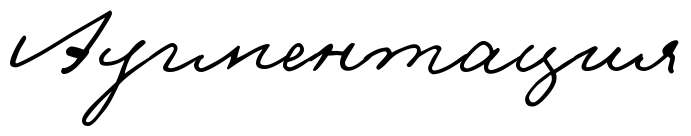
#> input picture img/augmentation.png, 691 x 136 px; the run also reads 4 pictures not shown here
$ jupyter execute preprocessing.ipynb
#> lines starting #> are read from the running program, lines starting #| are printed output that depends on the picture; after the words box and inside, x2 and y2 are one past the last pixel; in counts of white or black regions, pixels touching at a corner belong together
### src/utils/binarizer.py
import cv2
import numpy as np


class Binarizer:

    def __init__(self, block_size: int = 40, delta: int = 40) -> None:
#> called with block_size = 20, delta = 20
        self.block_size = block_size
#> self.block_size = 20
        self.delta = delta

    def binarize(self, img: np.ndarray) -> np.ndarray:
        img = self._adjust_gamma(img)
        mask = self._get_mask(img)
        image_in = cv2.cvtColor(img, cv2.COLOR_BGR2GRAY)
        image_out = self._combine_block_image_process(image_in, mask)
        image_out = cv2.cvtColor(image_out, cv2.COLOR_GRAY2RGB)
        return image_out

    def _adjust_gamma(self, image: np.ndarray, gamma: float = 1.2):
        # build a lookup table mapping the pixel values [0, 255] to
        # their adjusted gamma values
#> called with gamma = 1.2
        inv_gamma = 1.0 / gamma
        table = np.array([((i / 255.0) ** inv_gamma) * 255 for i in np.arange(0, 256)]).astype("uint8")

        # apply gamma correction using the lookup table
        return cv2.LUT(image, table)

    def _preprocess(self, image: np.ndarray) -> np.ndarray:
        image = cv2.medianBlur(image, 3)
        return 255 - image
#> returned value: shape (136, 691)

    def _postprocess(self, image: np.ndarray) -> np.ndarray:
        kernel = np.ones((3, 3), np.uint8)
        image = cv2.morphologyEx(image, cv2.MORPH_OPEN, kernel)
        return image

    def _get_block_index(self, image_shape, yx):
        y = np.arange(max(0, yx[0] - self.block_size), min(image_shape[0], yx[0] + self.block_size))
        x = np.arange(max(0, yx[1] - self.block_size), min(image_shape[1], yx[1] + self.block_size))
        return np.meshgrid(y, x)

    def _adaptive_median_threshold(self, img_in: np.ndarray) -> np.ndarray:
        med = np.median(img_in)
        img_out = np.zeros_like(img_in)
        img_out[img_in - med < self.delta] = 255
        kernel = np.ones((3, 3), np.uint8)
        img_out = 255 - cv2.dilate(255 - img_out, kernel, iterations=2)
        return img_out

    def _block_image_process(self, image: np.ndarray) -> np.ndarray:
        out_image = np.zeros_like(image)
        for row in range(0, image.shape[0], self.block_size):
            for col in range(0, image.shape[1], self.block_size):
                idx = (row, col)
                block_idx = self._get_block_index(image.shape, idx)
                out_image[tuple(block_idx)] = self._adaptive_median_threshold(image[tuple(block_idx)])
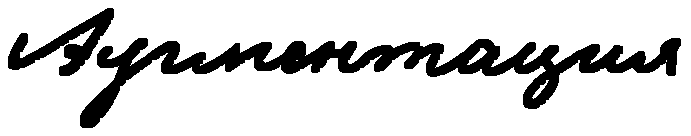
#> out_image: shape (136, 691); 83.2% white; 2 black regions, box (x1, y1, x2, y2) and area: (80, 38, 681, 128) 13307, (8, 8, 114, 76) 2462
        return out_image

    def _get_mask(self, img: np.ndarray) -> np.ndarray:
        image_in = cv2.cvtColor(img, cv2.COLOR_BGR2GRAY)
        image_in = self._preprocess(image_in)
        image_out = self._block_image_process(image_in)
        image_out = self._postprocess(image_out)
#> in _postprocess, `image = cv2.morphologyEx(image, cv2.MORPH_OPEN, kernel)`:
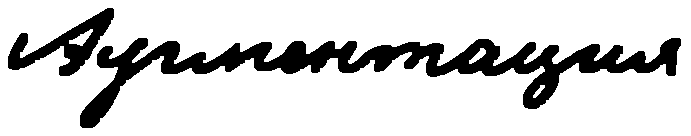
#> image: shape (136, 691); 83% white; 2 black regions, box (x1, y1, x2, y2) and area: (80, 38, 681, 128) 13459, (8, 8, 114, 76) 2477
        return image_out

    def _sigmoid(self, x: np.ndarray, orig: np.ndarray, rad: float) -> np.ndarray:
        k = np.exp((x - orig) * 5 / rad)
        return k / (k + 1.)

    def _combine_block(self, img_in: np.ndarray, mask: np.ndarray):
        # First, we pre-fill the masked region of img_out to white
        # (i.e. background). The mask is retrieved from previous section.
        img_out = np.zeros_like(img_in)
        img_out[mask == 255] = 255
        fig_in = img_in.astype(np.float32)

        # Then, we store the foreground (letters written with ink)
        # in the `idx` array. If there are none (i.e. just background),
        # we move on to the next block.
        idx = np.where(mask == 0)
        if idx[0].shape[0] == 0:
            img_out[idx] = img_in[idx]
            return img_out

        # We find the intensity range of our pixels in this local part
        # and clip the image block to that range, locally.
        lo = fig_in[idx].min()
        hi = fig_in[idx].max()
        v = fig_in[idx] - lo
        r = hi - lo

        # Now we use good old OTSU binarization to get a rough estimation
        # of foreground and background regions.
        img_in_idx = img_in[idx]
        ret3, th3 = cv2.threshold(img_in[idx], 0, 255, cv2.THRESH_BINARY + cv2.THRESH_OTSU)

        if np.alltrue(th3[:, 0] != 255):
            img_out[idx] = img_in[idx]
            return img_out

        # Then we normalize the stuffs and apply sigmoid to gradually
        # combine the stuffs.
        bound_value = np.min(img_in_idx[th3[:, 0] == 255])
        bound_value = (bound_value - lo) / (r + 1e-5)
        f = (v / (r + 1e-5))
        f = self._sigmoid(f, bound_value + 0.05, 0.2)

        # Finally, we re-normalize the result to the range [0..255]
        img_out[idx] = (255. * f).astype(np.uint8)
        return img_out

    def _combine_block_image_process(self, image, mask):
        out_image = np.zeros_like(image)

        for row in range(0, image.shape[0], self.block_size):
            for col in range(0, image.shape[1], self.block_size):
                block_idx = self._get_block_index(image.shape, (row, col))
                out_image[tuple(block_idx)] = self._combine_block(image[tuple(block_idx)], mask[tuple(block_idx)])
#> this loop made 7 passes
#> pass 1, in _combine_block (call 6), `fig_in = img_in.astype(np.float32)`:
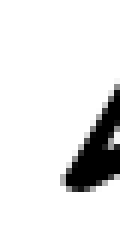
#> fig_in: shape (40, 20) float32 (shown 6 times larger); min 0, max 255, mean 229

        return out_image

### src/dataset/preprocessing/slant_correction.py
"""Refactored copy of https://github.com/sueiras/handwriting_recognition_thesis """
import numpy as np
import cv2


def slant_angle(img: np.ndarray, threshold_up: int = 100, threshold_down: int = 100) -> float:
    """
    Calculate slant angle for cursive text
        - Check the upper neighbors of pixels with left blank
        - Use after doing a contrast enhancement
        - Use after having corrected the slope of the line
    :param img: Grayscale image, background value 0 and black value 255
    :param threshold_up: threshold of gray to decide that something is black
    :param threshold_down: gray threshold to decide that something is white
    :return: slant angle in radians
    """
#> called with threshold_up = 100, threshold_down = 100
    angle = []
    C = 0
    L = 0
    R = 0
    for w in range(1, img.shape[1] - 1):
        for h in range(2, img.shape[0] - 1):
            if np.mean(img[h, w]) > threshold_up and np.mean(img[h, w - 1]) < threshold_down:
                if np.mean(img[h - 1, w - 1]) > threshold_up:  # if top left is black
                    L += 1
                    angle += [-45 * 1.25]
                elif np.mean(img[h - 1, w]) > threshold_up:  # if top center is black
                    C += 1
                    angle += [0]
                elif np.mean(img[h - 1, w + 1]) > threshold_up:  # if top right is black
                    R += 1
                    angle += [45 * 1.25]
    return np.arctan2((R - L), (L + C + R))


def correct_slant(img: np.ndarray, threshold: int = 100) -> np.ndarray:
    """
    Fix slant angle for cursive text.
    :param img: grayscale image, background value 255 and black value 0
    :param threshold: gray threshold to decide that something is white or black
    :return: fixed image
    """
    angle = slant_angle(img, threshold_up=threshold, threshold_down=threshold)
    img = 255 - img

    # Add blanks in laterals to compensate the shear transformation cut
    if angle > 0:
        img = np.concatenate([img, np.zeros([img.shape[0], int(img.shape[0] * angle), 3])], axis=1)
#> img: shape (136, 749, 3) float64
    else:
        img = np.concatenate([np.zeros([img.shape[0], int(img.shape[0] * (-angle)), 3]), img], axis=1)

    M = np.float32([[1, -angle, 0], [0, 1, 0]])
    img2 = cv2.warpAffine(img, M, (img.shape[1], img.shape[0]), flags=cv2.WARP_INVERSE_MAP | cv2.INTER_LINEAR)
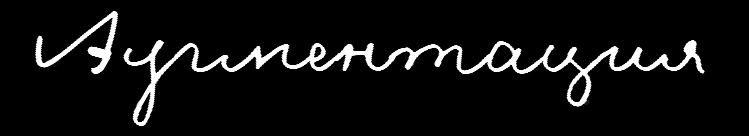
#> img2: shape (136, 749, 3) float64; min 0, max 255, mean 17.4

    return 255 - img2
#> returned value: shape (136, 749, 3) float64

### src/dataset/preprocessing/slope_correction.py
"""Refactored copy of https://github.com/sueiras/handwriting_recognition_thesis """
import math
from typing import Tuple

import numpy as np
from scipy import ndimage
from sklearn import linear_model


def detect_baseline(img: np.ndarray, threshold: int = 20) -> Tuple[int, float]:
    """
    Detect lower baseline of the text
    :param img: Grayscale image, background value 0 and black value 255
    :param threshold: threshold of gray to decide that something is black
    :return: y coordinate of a lower baseline and slope angle in radians
    """
#> called with threshold = 20

    low = []
    for w in range(1, img.shape[1] - 1):
        if np.max(img[:, w]) > threshold:
            for h in range(img.shape[0] - 5, 0, -1):
                if np.mean(img[h, w]) > threshold:
                    low += [[h, w]]
                    break
    points_lower = np.array(low)

    # Robust outliers regression
    x = points_lower[:, 1].reshape(points_lower.shape[0], 1)
    y = points_lower[:, 0].reshape(points_lower.shape[0], 1)
    model_ransac = linear_model.RANSACRegressor(linear_model.LinearRegression())
    model_ransac.fit(x, y)
    y0 = model_ransac.predict(x[0].reshape(1, -1))[0][0]
    y1 = model_ransac.predict(x[-1].reshape(1, -1))[0][0]
    y_mean = model_ransac.predict(np.array([img.shape[1] / 2]).reshape(1, -1))
    angle = np.arctan((y1 - y0) / (x[-1] - x[0])) * (180 / math.pi)

    return int(y_mean), angle[0]


def crop_borders(img: np.ndarray) -> np.ndarray:
    true_points = np.argwhere(img)
    if len(true_points) > 0:
        # take the smallest points and use them as the top left of the crop
        top_left = true_points.min(axis=0)
        # take the largest points and use them as the bottom right of the crop
        bottom_right = true_points.max(axis=0)
        img = img[top_left[0]:bottom_right[0] + 1, top_left[1]:bottom_right[1] + 1]
    return img


def rescale(img: np.ndarray, threshold: int = 20) -> np.ndarray:
#> called with threshold = 20
    img[img < 0] = 0
    img2 = np.array((img - np.min(img)) * (255. / (np.max(img) - np.min(img))), dtype=np.uint8)
    img2[img2 < threshold] = 0
#> img2: shape (142, 692, 3)
    return img2


def correct_line_inclination(img: np.ndarray) -> np.ndarray:
    """
    Fix slope angle for the line.
    :param img: grayscale image, background value 255 and black value 0
    :return: fixed image
    """
    img = 255 - img
    # Detect baseline to correct inclination
    _, angle = detect_baseline(img)

    # Correct inclination with lower angle
    img_out = ndimage.rotate(img, angle)
    img_out = rescale(img_out)
    img_out = crop_borders(img_out)
    return 255 - img_out
#> returned value: shape (116, 669, 3)

### preprocessing.ipynb
[cell 1]
import cv2
from copy import deepcopy
import matplotlib.pyplot as plt

[cell 2]
from src.dataset.preprocessing.slant_correction import correct_slant
from src.dataset.preprocessing.slope_correction import correct_line_inclination
from src.dataset.preprocessing.binarizer import Binarizer

def visualize_preprocessing(img):
    binarizer = Binarizer(block_size=20, delta=20)

    fig = plt.figure(figsize=(20, 10))
    rows, columns = 5, 1

    fig.add_subplot(rows, columns, 1)
    plt.imshow(img)
    plt.axis('off')
    plt.title("Initial image")

    img = binarizer.binarize(img)
    fig.add_subplot(rows, columns, 2)
    plt.imshow(img)
    plt.axis('off')
    plt.title("Binarization")

    fig.add_subplot(rows, columns, 3)
    plt.imshow(correct_slant(deepcopy(img)))
    plt.axis('off')
    plt.title("Slant correction")

    fig.add_subplot(rows, columns, 4)
    plt.imshow(correct_line_inclination(deepcopy(img)))
    plt.axis('off')
    plt.title("Slope correction")

    fig.add_subplot(rows, columns, 5)
    plt.imshow(correct_slant(correct_line_inclination(deepcopy(img))))
#> in rescale (call 2), `img2[img2 < threshold] = 0`: img2: shape (138, 691, 3); min 0, max 255, mean 18.3
#> call 2 of correct_slant, with threshold = 100
#> in correct_slant (call 2), `img = np.concatenate([img, np.zeros([img.shape[0], int(img.shape[0] * ..`:
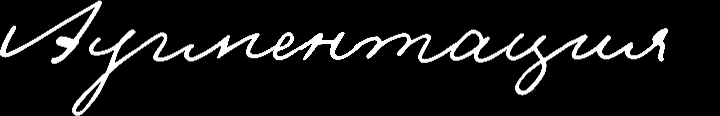
#> img: shape (116, 720, 3) float64; min 0, max 255, mean 20.9
#> in correct_slant (call 2), `return 255 - img2`:
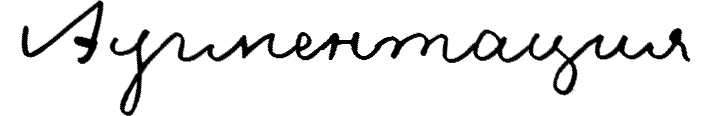
#> returned value: shape (116, 720, 3) float64; min 0, max 255, mean 234.1
    plt.axis('off')
    plt.title("Slope and slant correction")

[cell 3]
visualize_preprocessing(cv2.imread("img/augmentation.png"))
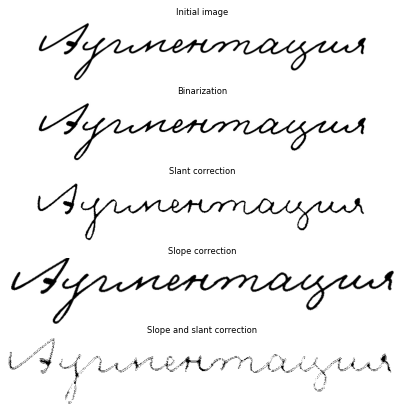
#> figure drawn by matplotlib, 5 panels

[cell 4]
visualize_preprocessing(cv2.imread("img/cyrillic1.png"))
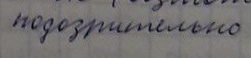
#> input picture img/cyrillic1.png, 251 x 58 px
#> after the loop in _block_image_process (call 2), `for row in range(0, image.shape[0], self.block_size):`: out_image: shape (58, 251); 69.2% white; 9 black regions (2 under 20 px), largest, box (x1, y1, x2, y2) and area: (11, 12, 243, 46) 3615, (142, 0, 218, 13) 526, (219, 0, 240, 6) 103
#> in _postprocess (call 2), `image = cv2.morphologyEx(image, cv2.MORPH_OPEN, kernel)`: image: shape (58, 251); 68.5% white; 7 black regions (2 under 20 px), largest, box (x1, y1, x2, y2) and area: (11, 12, 243, 46) 3687, (142, 0, 251, 13) 700, (110, 0, 118, 10) 71, (128, 0, 139, 5) 48, (77, 0, 87, 4) 37
#> after the loop in _combine_block_image_process (call 2), `for row in range(0, image.shape[0], self.block_size):`:
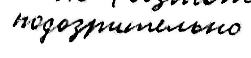
#> out_image: shape (58, 251); min 0, max 255, mean 226.6
#> in correct_line_inclination (call 3), `img_out = ndimage.rotate(img, angle)`:
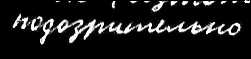
#> img_out: shape (59, 251, 3); min 0, max 255, mean 27
#> in rescale (call 3), `img2[img2 < threshold] = 0`: img2: shape (59, 251, 3); 13.44% of pixels changed, all inside (x1, y1, x2, y2) = (11, 1, 250, 47)

[cell 5]
visualize_preprocessing(cv2.imread("img/cyrillic2.png"))

[cell 6]
visualize_preprocessing(cv2.imread("img/cyrillic3.png"))

[cell 7]
visualize_preprocessing(cv2.imread("img/hkr1.jpg"))

[cell 8]
visualize_preprocessing(cv2.imread("img/hkr2.jpg"))
